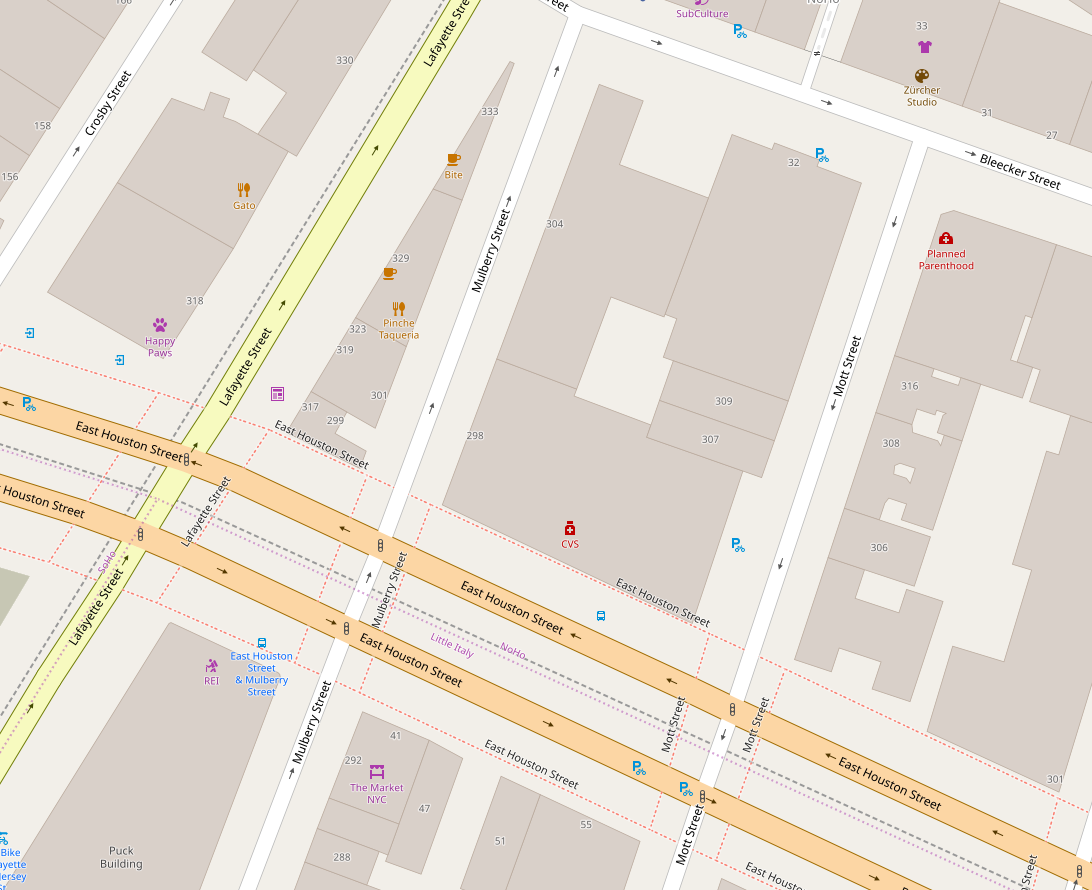
#> input picture rwh/map.png, 1092 x 890 px; its folder holds only this picture in this run
$ python -i opencvPrac.py   (imports and definitions only)
#> lines starting #> are read from the running program, lines starting #| are printed output that depends on the picture; after the words box and inside, x2 and y2 are one past the last pixel; in counts of white or black regions, pixels touching at a corner belong together
# your code goes here

import cv2
import numpy as np
from matplotlib import pyplot as plt
import os
import math

def prImg(img, frameName = 'img', time = 0):
    cv2.imshow(frameName, img)
    return cv2.waitKey(time)


def draw_circle(event,x,y,flags,param):
    global ix, iy, oldx, oldy, drawing, mode, img
    if event == cv2.EVENT_LBUTTONDOWN:
        drawing = True
        ix,iy = x,y
        oldx, oldy = x, y

    elif event == cv2.EVENT_MOUSEMOVE:
        if drawing == True:
            if mode == True:
                cv2.rectangle(img, (ix, iy), (oldx, oldy), (0, 0, 0), 1)
                cv2.rectangle(img, (ix, iy), (x, y), (0, 255, 0), 1)
                oldx, oldy = x, y

            else:
                cv2.circle(img,(x,y),5,(0,0,255),-1)

    elif event == cv2.EVENT_LBUTTONUP:
        drawing = False
        if mode == True:
            cv2.rectangle(img, (ix, iy), (oldx, oldy), (0, 0, 0), 1)
            cv2.rectangle(img, (ix, iy), (x, y), (0, 255, 0), 1)
            oldx, oldy = x, y

        else:
            cv2.circle(img,(x,y),5,(0,0,255),-1)


def canny2(filename):
#> called with filename = '../map.png'
    imgOrig = cv2.imread(filename)
#> imgOrig is the input picture: shape (890, 1092, 3); mean B, G, R 212.9, 222.9, 230.4
    imgOrig = cv2.resize(imgOrig, (500, 500))
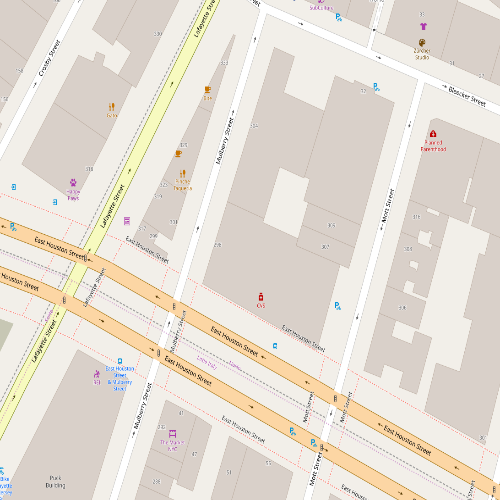
#> imgOrig: shape (500, 500, 3); mean B, G, R 212.9, 222.8, 230.4
    img = cv2.cvtColor(imgOrig, cv2.COLOR_RGB2GRAY)
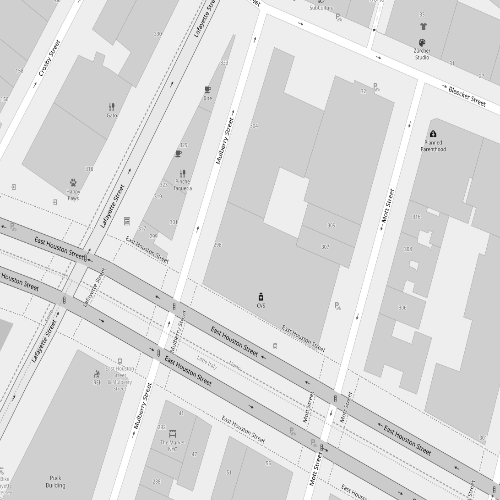
#> img: shape (500, 500); min 6, max 255, mean 220.9
    edges = cv2.Canny(img, 100, 200)
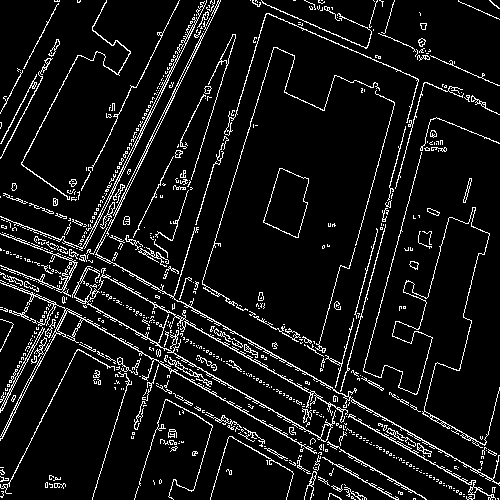
#> edges: shape (500, 500); 8.1% white in thin lines or dots
    canny = cv2.Canny(img, 40, 500)
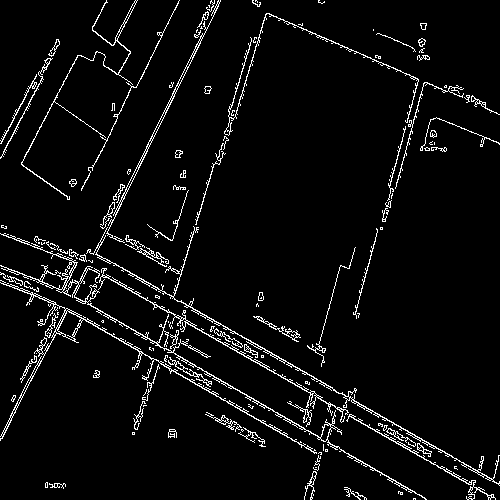
#> canny: shape (500, 500); 4.8% white in thin lines or dots
    contours, hierarchy = cv2.findContours(canny, cv2.RETR_TREE, cv2.CHAIN_APPROX_SIMPLE)
#> contours = 762 contours, 687 with area under 20; largest, box (x1, y1, x2, y2) and area: (0, 280, 317, 454) 1209, (0, 233, 427, 500) 998, (86, 226, 500, 486) 662, (106, 0, 221, 243) 490, (57, 310, 82, 341) 368
    points = []
    catchmentArea = 0
    # print(contours)
    for c in contours:
        # calculate moments for each contour
        M = cv2.moments(c)

        # calculate x,y coordinate of center
        if M["m00"] != 0:
            cX = int(M["m10"] / M["m00"])
            cY = int(M["m01"] / M["m00"])
            points.append([cX, cY])
        else:
            cX, cY = 0, 0
        catchmentArea += cv2.contourArea(c)
        cv2.circle(imgOrig, (cX, cY), 3, (0, 0, 0), -1)
#> this loop made 762 passes
#> (c, cX, cY, catchmentArea) on passes 5, 11, 14, 18, 19, 20, 23, 26, 27, 29: ([[347, 495], [348, 494], [349, 495], [348, 496]], 348, 495, 23), ([[310, 498], [311, 497], [312, 498], [311, 499]], 311, 498, 130.5), ([[315, 467], [316, 467]], 0, 0, 170), ([[325, 449], [325, 451], [327, 451], [327, 449]], 326, 450, 178), ([[325, 450], [326, 449], [327, 450], [326, 451]], 326, 450, 180), ([[323, 444], [323, 450]], 0, 0, 180), ([[417, 448], [418, 447], [419, 448], [418, 449]], 418, 448, 262.5), ([[132, 432], [132, 434], [134, 434], [134, 432]], 133, 433, 291.5), ([[132, 433], [133, 432], [134, 433], [133, 434]], 133, 433, 293.5), ([[241, 430], [242, 429], [243, 430], [242, 431]], 242, 430, 298)
#> (cX, cY, catchmentArea) on passes 4, 6, 7, 8, 9, 10: (354, 495, 21), (55, 485, 39.5), (55, 485, 49.5), (46, 484, 59), (46, 484, 67), (312, 480, 128.5)
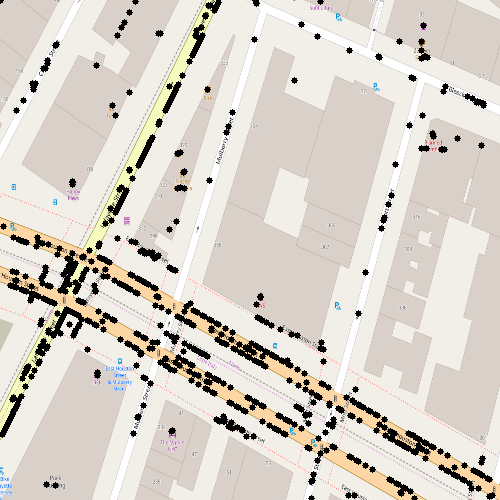
#> imgOrig: shape (500, 500, 3); 6.11% of pixels changed, all inside (x1, y1, x2, y2) = (0, 0, 496, 500)
#> after the loop, catchmentArea = 10742; points = 752 pairs, first value 2 to 492, second value 0 to 498

    cv2.imwrite("static/imageWithClusters.png", imgOrig)
    return (points, catchmentArea)

>>> result = canny2('../map.png')
